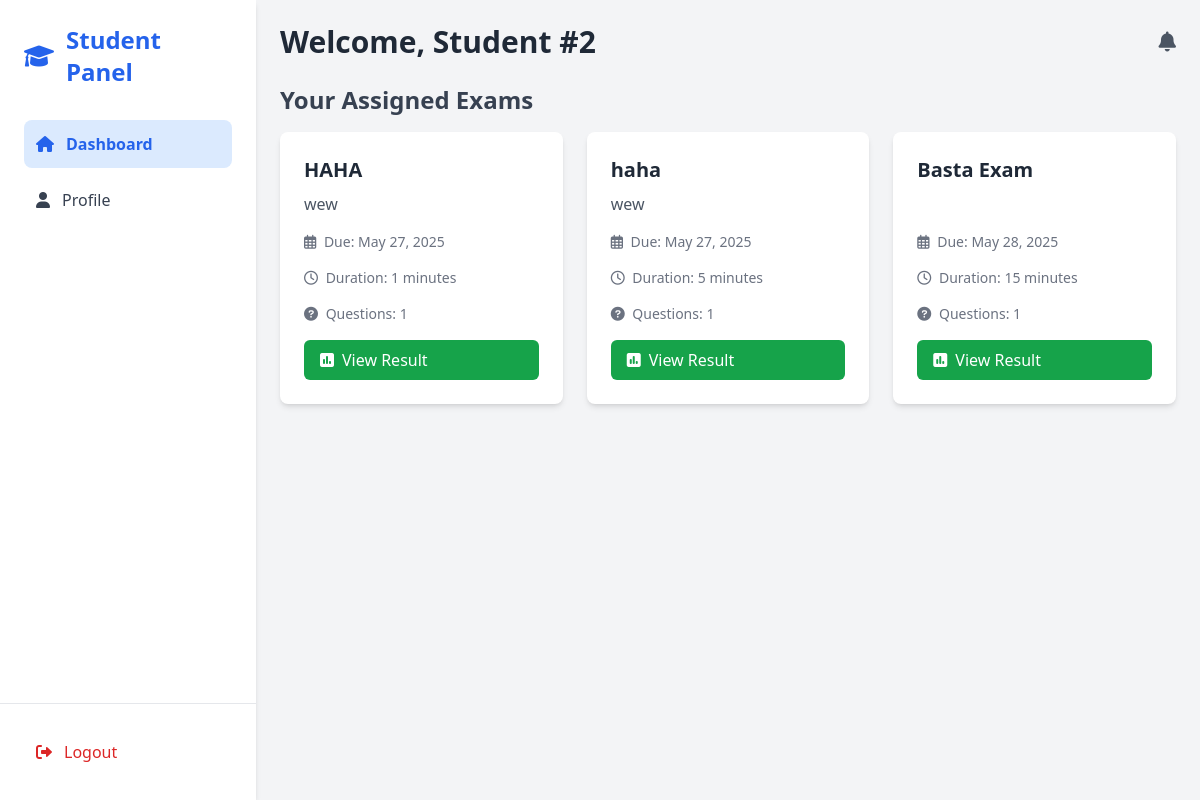
/student/student_dashboard.php (signed in), run on the app's committed database.
### tables this page shows
CREATE TABLE `exams` (
  `id` int(11) NOT NULL,
  `title` varchar(100) NOT NULL,
  `description` text DEFAULT NULL,
  `duration_minutes` int(11) NOT NULL,
  `due_date` date DEFAULT NULL,
  `created_by` int(11) DEFAULT NULL,
  `created_at` timestamp NOT NULL DEFAULT current_timestamp()
);

### student/student_dashboard.php (the view, shortened to what this page needs)
<?php
include '../includes/db_connection.php';
$student_id = $_SESSION['student_id'];
$assigned_sql = "
    SELECT e.id, e.title, e.description, e.due_date, e.duration_minutes,
           (SELECT COUNT(*) FROM questions WHERE exam_id = e.id) as question_count
    FROM exams e
    JOIN exam_assignments ea ON e.id = ea.exam_id
    WHERE ea.student_id = ?
    ORDER BY e.due_date ASC
";
$assigned_stmt = $conn->prepare($assigned_sql);
$assigned_stmt->bind_param("i", $student_id);
$assigned_stmt->execute();
$assigned_exams_result = $assigned_stmt->get_result();
$all_notif_sql = "
    SELECT n.*, e.title as exam_title
    FROM notifications n
    JOIN exams e ON n.exam_id = e.id
    WHERE n.student_id = ?
    ORDER BY n.created_at DESC
";
$all_notif_stmt = $conn->prepare($all_notif_sql);
$all_notif_stmt->bind_param("i", $student_id);
$all_notif_stmt->execute();
$all_notifications = $all_notif_stmt->get_result()->fetch_all(MYSQLI_ASSOC);
?>
<!DOCTYPE html>
<html lang="en">
<head>
    <script src="https://cdn.tailwindcss.com"></script>
    <link href="https://cdnjs.cloudflare.com/ajax/libs/font-awesome/6.0.0/css/all.min.css" rel="stylesheet">
</head>
<body class="bg-gray-100 font-sans leading-normal tracking-normal">
    <div class="flex h-screen bg-gray-100">
        <div id="mobileMenu" class="mobile-menu fixed lg:static w-64 bg-white shadow-md flex flex-col h-full z-50">
            <div class="p-6 flex-1">
                <div class="flex items-center space-x-3 mb-8">
                    <i class="fas fa-graduation-cap text-2xl text-blue-600"></i>
                    <h2 class="text-2xl font-bold text-blue-600">Student Panel</h2>
                </div>
                <nav class="space-y-2">
                    <a href="student_dashboard.php" class="sidebar-item flex items-center space-x-3 text-blue-600 bg-blue-100 p-3 rounded-lg font-semibold">
                        <i class="fas fa-home"></i>
                        <span>Dashboard</span>
                    </a>
                    <a href="profile.php" class="sidebar-item flex items-center space-x-3 text-gray-700 hover:bg-blue-100 hover:text-blue-600 p-3 rounded-lg">
                        <i class="fas fa-user"></i>
                        <span>Profile</span>
                    </a>
                </nav>
            </div>
            <div class="p-6 border-t border-gray-200">
                <a href="../logout.php" class="sidebar-item flex items-center space-x-3 text-red-600 hover:bg-red-100 hover:text-red-800 p-3 rounded-lg">
                    <i class="fas fa-sign-out-alt"></i>
                    <span>Logout</span>
                </a>
            </div>
        </div>
        <div class="flex-1 p-4 lg:p-6 overflow-y-auto">
            <div class="container mx-auto">
                <div class="flex flex-col lg:flex-row justify-between items-start lg:items-center mb-6">
                    <h1 class="text-2xl lg:text-3xl font-bold text-gray-800 mb-4 lg:mb-0">Welcome, Student #<?php echo htmlspecialchars($student_id); ?></h1>
                    <div class="flex items-center space-x-4">
                        <div class="relative" id="notificationBellContainer">
                            <i class="fas fa-bell text-gray-600 text-xl cursor-pointer" id="notificationBell"></i>
                        </div>
                    </div>
                </div>
                <h2 class="text-xl lg:text-2xl font-semibold text-gray-700 mb-4">Your Assigned Exams</h2>
                <?php if ($assigned_exams_result->num_rows > 0): ?>
                    <div class="grid grid-cols-1 md:grid-cols-2 lg:grid-cols-3 gap-4 lg:gap-6">
                        <?php while ($exam = $assigned_exams_result->fetch_assoc()): ?>
                            <div class="bg-white rounded-lg shadow-md p-4 lg:p-6 flex flex-col">
                                <h3 class="text-lg lg:text-xl font-semibold text-gray-800 mb-2"><?php echo htmlspecialchars($exam['title']); ?></h3>
                                <p class="text-gray-600 mb-4 flex-1"><?php echo nl2br(htmlspecialchars($exam['description'])); ?></p>
                                <div class="flex flex-wrap items-center text-gray-500 text-sm mb-4 gap-4">
                                    <span><i class="far fa-calendar-alt mr-1"></i> Due: <?php echo date('F j, Y', strtotime($exam['due_date'])); ?></span>
                                    <span><i class="far fa-clock mr-1"></i> Duration: <?php echo $exam['duration_minutes']; ?> minutes</span>
                                    <span><i class="fas fa-question-circle mr-1"></i> Questions: <?php echo $exam['question_count']; ?></span>
                                </div>
                                <?php
                                $attempt_check_sql = "SELECT * FROM exam_attempts WHERE student_id = ? AND exam_id = ?";
                                $attempt_check_stmt = $conn->prepare($attempt_check_sql);
                                $attempt_check_stmt->bind_param("ii", $student_id, $exam['id']);
                                $attempt_check_stmt->execute();
                                $attempt_check_result = $attempt_check_stmt->get_result();
                                if ($attempt_check_result->num_rows > 0) {
                                    $attempt = $attempt_check_result->fetch_assoc();
                                    if ($attempt['completed_at']) {
                                        echo '<a href="exam_result.php?exam_id=' . $exam['id'] . '" class="inline-block bg-green-600 text-white px-4 py-2 rounded-md hover:bg-green-700 transition duration-200"><i class="fas fa-poll mr-2"></i>View Result</a>';
                                    } else {
                                        echo '<a href="take_exam.php?exam_id=' . $exam['id'] . '" class="inline-block bg-yellow-500 text-white px-4 py-2 rounded-md hover:bg-yellow-600 transition duration-200"><i class="fas fa-play-circle mr-2"></i>Continue Exam</a>';
                                    }
                                } else {
                                    echo '<a href="take_exam.php?exam_id=' . $exam['id'] . '" class="inline-block bg-blue-600 text-white px-4 py-2 rounded-md hover:bg-blue-700 transition duration-200"><i class="fas fa-pencil-alt mr-2"></i>Take Exam</a>';
                                }
                                ?>
                            </div>
                        <?php endwhile; ?>
                    </div>
                <?php else: ?>
                    <p class="text-gray-600">No exams assigned to you yet.</p>
                <?php endif; ?>
            </div>
        </div>
    </div>
</body>
</html>

### student/student_dashboard.php (style rules this page uses)
body { font-family: 'Inter', sans-serif; }
.sidebar-item { transition: all 0.3s ease; }

### data on the page
exams: title "HAHA", description "wew", due_date "May 27, 2025", duration_minutes "1", question_count "1"
exams: title "haha", description "wew", due_date "May 27, 2025", duration_minutes "5", question_count "1"
exams: title "Basta Exam", due_date "May 28, 2025", duration_minutes "15", question_count "1"

### other printed values
$student_id "2"
